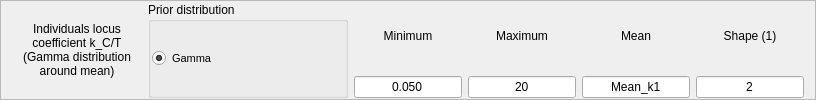
         <widget class="QFrame" name="fourthFrame">
          <property name="maximumSize">
           <size>
            <width>16777215</width>
            <height>100</height>
           </size>
          </property>
          <property name="frameShape">
           <enum>QFrame::StyledPanel</enum>
          </property>
          <property name="frameShadow">
           <enum>QFrame::Raised</enum>
          </property>
          <layout class="QHBoxLayout" name="horizontalLayout_3">
           <property name="topMargin">
            <number>1</number>
           </property>
           <property name="bottomMargin">
            <number>1</number>
           </property>
           <item>
            <widget class="QLabel" name="label_8">
             <property name="minimumSize">
              <size>
               <width>130</width>
               <height>0</height>
              </size>
             </property>
             <property name="maximumSize">
              <size>
               <width>130</width>
               <height>16777215</height>
              </size>
             </property>
             <property name="font">
              <font>
               <pointsize>9</pointsize>
              </font>
             </property>
             <property name="text">
              <string>Individuals locus
coefficient k_C/T
(Gamma distribution
around mean)</string>
             </property>
             <property name="alignment">
              <set>Qt::AlignCenter</set>
             </property>
            </widget>
           </item>
           <item>
            <widget class="QGroupBox" name="groupBox_2">
             <property name="minimumSize">
              <size>
               <width>200</width>
               <height>0</height>
              </size>
             </property>
             <property name="maximumSize">
              <size>
               <width>200</width>
               <height>16777215</height>
              </size>
             </property>
             <property name="title">
              <string>Prior distribution</string>
             </property>
             <layout class="QHBoxLayout" name="horizontalLayout_4">
              <property name="spacing">
               <number>1</number>
              </property>
              <property name="leftMargin">
               <number>1</number>
              </property>
              <property name="rightMargin">
               <number>1</number>
              </property>
              <item>
               <widget class="QRadioButton" name="radioButton_6">
                <property name="font">
                 <font>
                  <pointsize>8</pointsize>
                 </font>
                </property>
                <property name="text">
                 <string>Gamma</string>
                </property>
                <property name="checked">
                 <bool>true</bool>
                </property>
               </widget>
              </item>
             </layout>
            </widget>
           </item>
           <item>
            <layout class="QVBoxLayout" name="verticalLayout_5">
             <item>
              <widget class="QLabel" name="label_9">
               <property name="maximumSize">
                <size>
                 <width>16777215</width>
                 <height>16777215</height>
                </size>
               </property>
               <property name="text">
                <string>Minimum</string>
               </property>
               <property name="alignment">
                <set>Qt::AlignCenter</set>
               </property>
              </widget>
             </item>
             <item>
              <widget class="QLineEdit" name="ilc1MinEdit">
               <property name="maximumSize">
                <size>
                 <width>16777215</width>
                 <height>16777215</height>
                </size>
               </property>
               <property name="text">
                <string>0.050</string>
               </property>
               <property name="alignment">
                <set>Qt::AlignCenter</set>
               </property>
              </widget>
             </item>
            </layout>
           </item>
           <item>
            <layout class="QVBoxLayout" name="verticalLayout_7">
             <item>
              <widget class="QLabel" name="label_10">
               <property name="maximumSize">
                <size>
                 <width>16777215</width>
                 <height>16777215</height>
                </size>
               </property>
               <property name="text">
                <string>Maximum</string>
               </property>
               <property name="alignment">
                <set>Qt::AlignCenter</set>
               </property>
              </widget>
             </item>
             <item>
              <widget class="QLineEdit" name="ilc1MaxEdit">
               <property name="maximumSize">
                <size>
                 <width>16777215</width>
                 <height>16777215</height>
                </size>
               </property>
               <property name="text">
                <string>20</string>
               </property>
               <property name="alignment">
                <set>Qt::AlignCenter</set>
               </property>
              </widget>
             </item>
            </layout>
           </item>
           <item>
            <layout class="QVBoxLayout" name="verticalLayout_8">
             <item>
              <widget class="QLabel" name="label_11">
               <property name="maximumSize">
                <size>
                 <width>16777215</width>
                 <height>16777215</height>
                </size>
               </property>
               <property name="text">
                <string>Mean</string>
               </property>
               <property name="alignment">
                <set>Qt::AlignCenter</set>
               </property>
              </widget>
             </item>
             <item>
              <widget class="QLineEdit" name="ilc1MeanEdit">
               <property name="maximumSize">
                <size>
                 <width>16777215</width>
                 <height>16777215</height>
                </size>
               </property>
               <property name="text">
                <string>Mean_k1</string>
               </property>
               <property name="alignment">
                <set>Qt::AlignCenter</set>
               </property>
              </widget>
             </item>
            </layout>
           </item>
           <item>
            <layout class="QVBoxLayout" name="verticalLayout_9">
             <item>
              <widget class="QLabel" name="label_12">
               <property name="maximumSize">
                <size>
                 <width>16777215</width>
                 <height>16777215</height>
                </size>
               </property>
               <property name="text">
                <string>Shape (1)</string>
               </property>
               <property name="alignment">
                <set>Qt::AlignCenter</set>
               </property>
              </widget>
             </item>
             <item>
              <widget class="QLineEdit" name="ilc1ShapeEdit">
               <property name="maximumSize">
                <size>
                 <width>16777215</width>
                 <height>16777215</height>
                </size>
               </property>
               <property name="text">
                <string>2</string>
               </property>
               <property name="alignment">
                <set>Qt::AlignCenter</set>
               </property>
              </widget>
             </item>
            </layout>
           </item>
          </layout>
         </widget>
